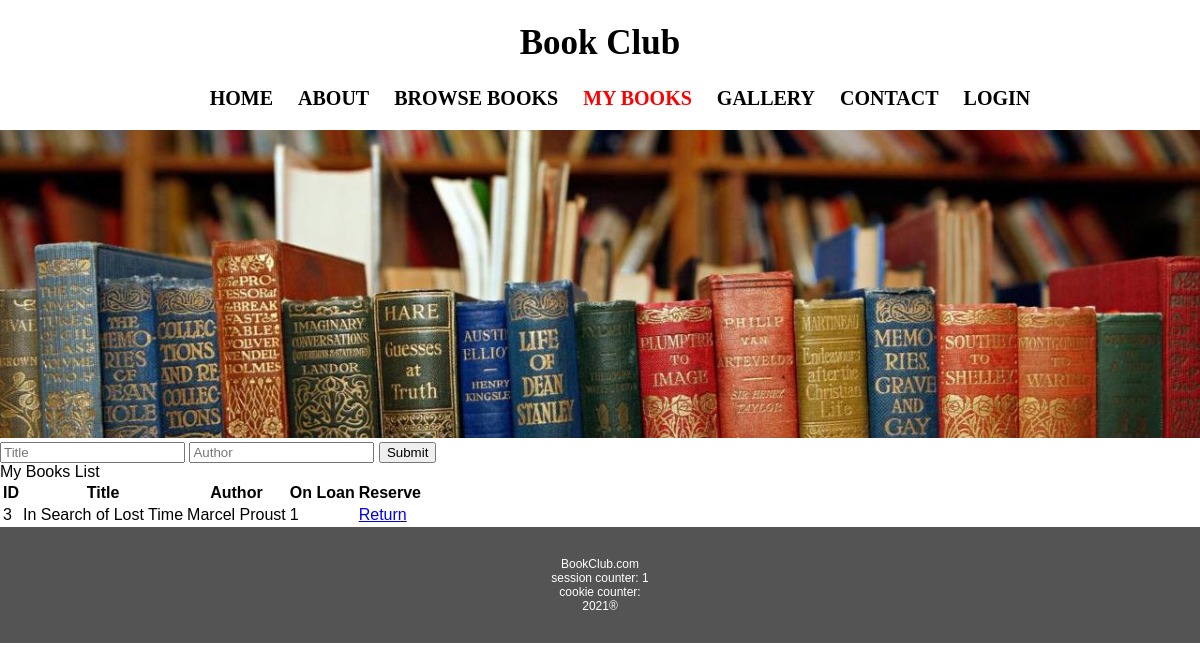
Screenshot of /mybooks.php?title=In Search of Lost Time with the database file from the repository.
### tables this page shows
CREATE TABLE `authors` (
  `id` int(11) NOT NULL,
  `firstName` varchar(50) NOT NULL,
  `lastName` varchar(50) NOT NULL,
  `socialNumber` int(11) DEFAULT NULL,
  `birtyYear` int(11) DEFAULT NULL,
  `moreInfo` varchar(500) DEFAULT NULL
);

CREATE TABLE `books` (
  `bookid` int(11) NOT NULL,
  `title` varchar(100) NOT NULL,
  `onloan` tinyint(1) DEFAULT '0',
  `author` varchar(100) NOT NULL,
  `duedate` date DEFAULT NULL
);

### mybooks.php (the view, shortened to what this page needs)
<?php
  include "header.php";
?>
<form>
  <input type="text" placeholder="Title" name="title">
  <input type="text" placeholder="Author" name="author">
  <button type="submit">Submit</button>
</form>
My Books List
<?php
$searchtitle = "";
$searchauthor = "";
if (isset($_GET) && !empty($_GET)) {
  if (isset($_GET['title'])) {
    $searchtitle = htmlentities(trim($_GET['title']));
  }
  $query = "SELECT
    books.bookid as bookid,
    books.title as title,
    books.onloan as onloan,
    authors.firstName as firstName,
    authors.lastName as lastName,
     books.duedate as duedate
    FROM authors
            LEFT JOIN book_authors ON book_authors.author_id = authors.id
            LEFT JOIN books ON book_authors.book_id = books.bookid where books.onloan = 1";
  if ($searchtitle && !$searchauthor) {
      $query = $query . " and books.title like '%" . $searchtitle . "%'";
  }
  $stmt = $db->prepare($query);
  $stmt->bind_result($bookid, $title, $onloan, $firstName, $lastName, $duedate);
  $stmt->execute();
  echo '<table><thead><th>ID</th><th>Title</th><th>Author</th><th>On Loan</th><th>Reserve</th></thead><tbody>';
  while ($stmt->fetch()) {
    echo "<tr>";
    echo "<td>$bookid</td><td>$title</td><td>$firstName $lastName</td><td>$onloan</td>";
    echo '<td><a href="returnBook.php?bookid=' . urlencode($bookid) . '">Return</a></td>';
    echo "</tr>";
  }
  echo "</tbody></table>";
}
  include "footer.php";
?>

### styles.css (style rules this page uses)
html, body { padding: 0; margin: 0; font-family: Verdana, Geneva, sans-serif; }

### rows the page displays
authors: books.bookid "3", books.title "In Search of Lost Time", firstName "Marcel", lastName "Proust", books.onloan "1"

### other values shown
$_SESSION['counter'] "1"
